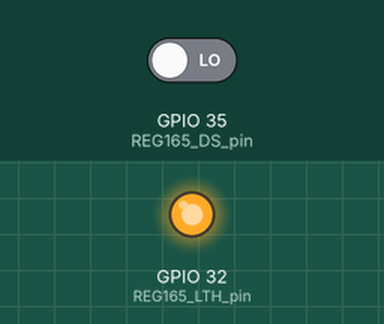
Recording of a sketch running on a simulated ESP32. Parts: output pins drawn as LEDs (lit = HIGH). The test bench sets the inputs (shaded band); at power-on: GPIO 35 (REG165_DS_pin) LOW. Pins used as bus, display or sensor lines are not drawn; what the sketch prints to the serial monitor is not drawn.

Above: at 0.3 s.
Timing chart, 0 to 1.8 s (numbered marks = the images above):
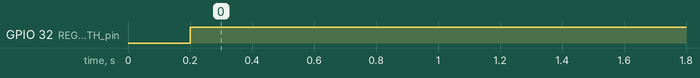

Measured:
- by itself, GPIO 32 (REG165_LTH_pin): LOW → HIGH at 0.20 s

The sketch:

74HC165_CODE.ino
```cpp
const int REG165_CLK_pin = 33;
const int REG165_LTH_pin = 32;
const int REG165_DS_pin  = 35;

uint8_t REG165_value=0;

void REG165_read()
{
  digitalWrite(REG165_LTH_pin, 0);
  delayMicroseconds(5);
  digitalWrite(REG165_LTH_pin, 1);
  delayMicroseconds(5);

  digitalWrite(REG165_CLK_pin, 1);
  REG165_value = shiftIn(REG165_DS_pin, REG165_CLK_pin, LSBFIRST);
}
void setup() {
  Serial.begin(115200);

  pinMode(REG165_CLK_pin, OUTPUT);
  pinMode(REG165_LTH_pin, OUTPUT);
  pinMode(REG165_DS_pin,  INPUT);

  delay(200);
}
void loop() {
  REG165_read();
  Serial.printf("New value : %d\n", REG165_value);
  delay(500);
}
```
